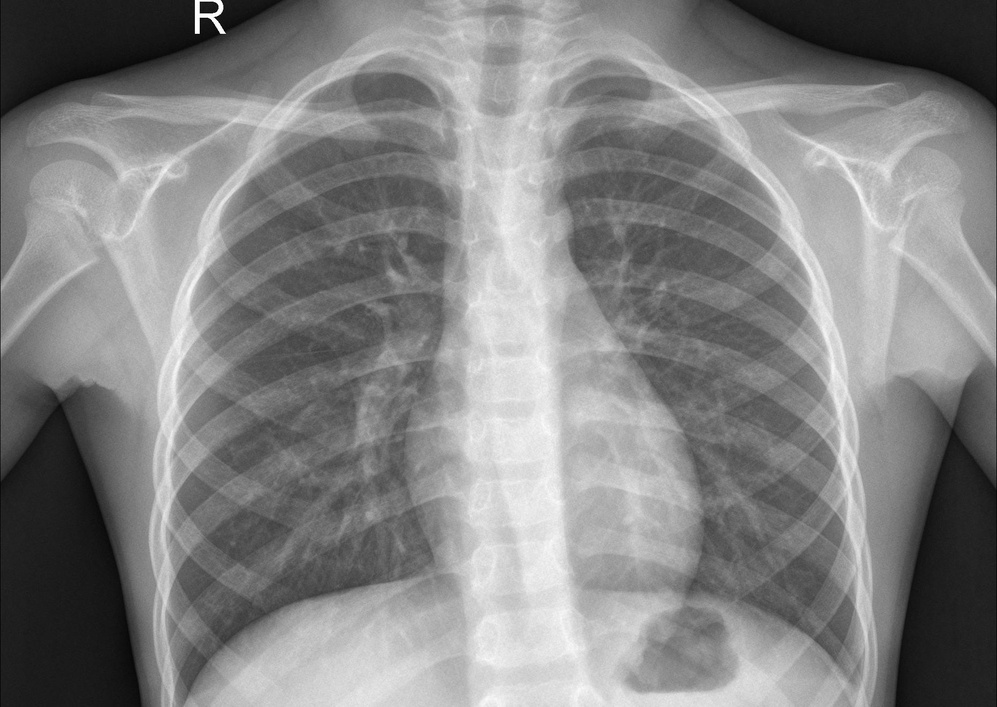
#> input picture chest_xray/test/NORMAL/IM-0001-0001.jpeg, 997 x 707 px, shrunk from 1857 x 1317 before the run, found by its file name; its folder holds only this picture in this run
$ python statystyki.py
#> lines starting #> are read from the running program, lines starting #| are printed output that depends on the picture
"""
Analiza zbioru danych – Chest X-Ray Pneumonia
================================================
Generuje 3 wizualizacje:
  1. Przykładowe zdjęcia RTG (Normal vs Pneumonia)
  2. Wykres słupkowy rozkładu klas
  3. Tabela z podziałem liczbowym i procentowym

Uruchom przed treningiem modeli.
"""

import os
import numpy as np
import matplotlib.pyplot as plt
import matplotlib.patches as mpatches
import matplotlib.gridspec as gridspec
from matplotlib.table import Table
import warnings
warnings.filterwarnings("ignore")

from PIL import Image

# ─────────────────────────────────────────────
# KONFIGURACJA
# ─────────────────────────────────────────────
DATA_DIR    = r"C:\Users\troch\PycharmProjects\Pneumonia\chest_xray"
RESULTS_DIR = "./wyniki"
os.makedirs(RESULTS_DIR, exist_ok=True)

SPLITS = ["train", "val", "test"]
KLASY  = ["NORMAL", "PNEUMONIA"]
KOLORY = {"NORMAL": "#4CAF50", "PNEUMONIA": "#F44336"}


# ─────────────────────────────────────────────
# LICZENIE OBRAZÓW
# ─────────────────────────────────────────────
def policz_obrazy(data_dir):
    stats = {}
    for split in SPLITS:
        stats[split] = {}
        for klasa in KLASY:
            path = os.path.join(data_dir, split, klasa)
            if os.path.exists(path):
                n = len([f for f in os.listdir(path)
                         if f.lower().endswith((".jpg", ".jpeg", ".png"))])
            else:
                n = 0
            stats[split][klasa] = n
    return stats


def znajdz_przyklad(data_dir, split, klasa):
    """Zwraca ścieżkę do pierwszego obrazu danej klasy."""
    path = os.path.join(data_dir, split, klasa)
    for f in os.listdir(path):
        if f.lower().endswith((".jpg", ".jpeg", ".png")):
            return os.path.join(path, f)
    return None


# ─────────────────────────────────────────────
# 1. PRZYKŁADOWE ZDJĘCIA RTG
# ─────────────────────────────────────────────
def plot_przyklady(data_dir, save_dir):
    fig, axes = plt.subplots(1, 2, figsize=(12, 6))
    fig.patch.set_facecolor("#0D1117")

    # opisy = {
    #     "NORMAL":    "Płuca zdrowe. Pola płucne są czyste,\nprzejrzyste, bez zagęszczeń ani nacieków.",
    #     "PNEUMONIA": "Zapalenie płuc. Widoczne zagęszczenia\ni nacieki w polach płucnych."
    # }
    ramki = {"NORMAL": "#4CAF50", "PNEUMONIA": "#F44336"}

    for ax, klasa in zip(axes, KLASY):
        sciezka = znajdz_przyklad(data_dir, "train", klasa)
        img     = Image.open(sciezka).convert("L")
        img_arr = np.array(img)

        ax.imshow(img_arr, cmap="gray", aspect="auto")
        ax.set_facecolor("#0D1117")

        # Kolorowa ramka
        for spine in ax.spines.values():
            spine.set_edgecolor(ramki[klasa])
            spine.set_linewidth(3)

        ax.set_xticks([])
        ax.set_yticks([])

        # Etykieta klasy
        ax.set_title(klasa, fontsize=18, fontweight="bold",
                     color=ramki[klasa], pad=12, fontfamily="monospace")

        # Opis poniżej
        # ax.set_xlabel(opisy[klasa], fontsize=10, color="#CCCCCC",
        #               labelpad=10, linespacing=1.6)

    # fig.suptitle("Przykładowe radiogramy klatki piersiowej",
    #              fontsize=16, fontweight="bold", color="white", y=1.01)

    plt.tight_layout()
    path = os.path.join(save_dir, "01_przyklady_rtg.png")
    plt.savefig(path, dpi=150, bbox_inches="tight",
                facecolor=fig.get_facecolor())
    plt.close()
    print(f"✓ Zapisano: {path}")


# ─────────────────────────────────────────────
# 2. WYKRES SŁUPKOWY ROZKŁADU KLAS
# ─────────────────────────────────────────────
def plot_rozklad(stats, save_dir):
    fig, ax = plt.subplots(figsize=(10, 6))
    fig.patch.set_facecolor("#F8F9FA")
    ax.set_facecolor("#F8F9FA")

    etykiety_split = {
        "train": "Zbiór treningowy",
        "val":   "Zbiór walidacyjny",
        "test":  "Zbiór testowy"
    }

    x       = np.arange(len(SPLITS))
    width   = 0.35
    offsets = [-width/2, width/2]

    for i, klasa in enumerate(KLASY):
        wartosci = [stats[s][klasa] for s in SPLITS]
        bars = ax.bar(x + offsets[i], wartosci, width,
                      label=klasa, color=KOLORY[klasa], alpha=0.88,
                      edgecolor="white", linewidth=1.2)

        for bar, val in zip(bars, wartosci):
            ax.text(
                bar.get_x() + bar.get_width() / 2,
                bar.get_height() + 30,
                f"{val:,}",
                ha="center", va="bottom",
                fontsize=10, fontweight="bold",
                color=KOLORY[klasa]
            )

    ax.set_xticks(x)
    ax.set_xticklabels([etykiety_split[s] for s in SPLITS], fontsize=12)
    ax.set_ylabel("Liczba obrazów", fontsize=12)
    # ax.set_title("Rozkład klas w zbiorach danych",
    #              fontsize=14, fontweight="bold", pad=15)
    ax.legend(fontsize=11, framealpha=0.9)
    ax.grid(axis="y", alpha=0.3, linestyle="--")
    ax.spines["top"].set_visible(False)
    ax.spines["right"].set_visible(False)

    # Adnotacja o nierównowadze
    total_train = sum(stats["train"].values())
    pneu_pct    = stats["train"]["PNEUMONIA"] / total_train * 100
    # [9 lines of commented-out code are left out]

    plt.tight_layout()
    path = os.path.join(save_dir, "02_rozklad_klas.png")
    plt.savefig(path, dpi=150, bbox_inches="tight",
                facecolor=fig.get_facecolor())
    plt.close()
    print(f"✓ Zapisano: {path}")


# ─────────────────────────────────────────────
# 3. TABELA Z PODZIAŁEM LICZBOWYM
# ─────────────────────────────────────────────
def plot_tabela(stats, save_dir):
    etykiety_split = {
        "train": "Treningowy",
        "val":   "Walidacyjny",
        "test":  "Testowy"
    }

    # Przygotowanie danych
    wiersze = []
    for split in SPLITS:
        n_norm  = stats[split]["NORMAL"]
        n_pneu  = stats[split]["PNEUMONIA"]
        n_total = n_norm + n_pneu
        if n_total > 0:
            pct_norm = n_norm  / n_total * 100
            pct_pneu = n_pneu / n_total * 100
        else:
            pct_norm = pct_pneu = 0
        wiersze.append([
            etykiety_split[split],
            f"{n_norm:,}",
            f"{pct_norm:.1f}%",
            f"{n_pneu:,}",
            f"{pct_pneu:.1f}%",
            f"{n_total:,}",
        ])

    # Suma
    total_norm = sum(stats[s]["NORMAL"]    for s in SPLITS)
    total_pneu = sum(stats[s]["PNEUMONIA"] for s in SPLITS)
    total_all  = total_norm + total_pneu
    wiersze.append([
        "ŁĄCZNIE",
        f"{total_norm:,}",
        f"{total_norm/total_all*100:.1f}%",
        f"{total_pneu:,}",
        f"{total_pneu/total_all*100:.1f}%",
        f"{total_all:,}",
    ])

    naglowki = [
        "Podzbiór",
        "NORMAL\n(liczba)",
        "NORMAL\n(%)",
        "PNEUMONIA\n(liczba)",
        "PNEUMONIA\n(%)",
        "Łącznie",
    ]

    fig, ax = plt.subplots(figsize=(11, 3.5))
    fig.patch.set_facecolor("#F8F9FA")
    ax.set_facecolor("#F8F9FA")
    ax.axis("off")

    tabela = ax.table(
        cellText=wiersze,
        colLabels=naglowki,
        cellLoc="center",
        loc="center",
    )
    tabela.auto_set_font_size(False)
    tabela.set_fontsize(11)
    tabela.scale(1, 2.2)

    # Stylizacja nagłówka
    for j in range(len(naglowki)):
        cell = tabela[0, j]
        cell.set_facecolor("#2C3E50")
        cell.set_text_props(color="white", fontweight="bold")

    # Kolory kolumn NORMAL / PNEUMONIA
    kol_norm  = [1, 2]
    kol_pneu  = [3, 4]
    for i in range(1, len(wiersze) + 1):
        for j in kol_norm:
            tabela[i, j].set_facecolor("#E8F5E9")
        for j in kol_pneu:
            tabela[i, j].set_facecolor("#FFEBEE")

    # Wiersz ŁĄCZNIE
    for j in range(len(naglowki)):
        cell = tabela[len(wiersze), j]
        cell.set_facecolor("#ECF0F1")
        cell.set_text_props(fontweight="bold")

    # Obramowania
    for (i, j), cell in tabela.get_celld().items():
        cell.set_edgecolor("#CCCCCC")
        cell.set_linewidth(0.8)

    # ax.set_title("Podział liczbowy zbioru danych",
    #              fontsize=13, fontweight="bold", pad=20, color="#2C3E50")

    # Legenda kolorów
    patch_n = mpatches.Patch(color="#E8F5E9", label="NORMAL")
    patch_p = mpatches.Patch(color="#FFEBEE", label="PNEUMONIA")
    ax.legend(handles=[patch_n, patch_p], loc="lower right",
              fontsize=9, framealpha=0.8)

    plt.tight_layout()
    path = os.path.join(save_dir, "03_tabela_podzialu.png")
    plt.savefig(path, dpi=150, bbox_inches="tight",
                facecolor=fig.get_facecolor())
    plt.close()
    print(f"✓ Zapisano: {path}")


# ─────────────────────────────────────────────
# MAIN
# ─────────────────────────────────────────────
def main():
    print("=" * 55)
    print("  Analiza zbioru danych – Chest X-Ray Pneumonia")
    print("=" * 55)

    print("\n[1/4] Liczenie obrazów w zbiorach...")
    stats = policz_obrazy(DATA_DIR)
    for split in SPLITS:
        n = stats[split]["NORMAL"]
        p = stats[split]["PNEUMONIA"]
        print(f"  {split:6s}: NORMAL={n:4d}  PNEUMONIA={p:4d}  ŁĄCZNIE={n+p:4d}")

    print("\n[2/4] Generowanie przykładów RTG...")
    plot_przyklady(DATA_DIR, RESULTS_DIR)
#> in plot_przyklady, img is the input picture: PIL image 997x707 L; min 0, max 255, mean 131
#> in plot_przyklady, `plt.savefig(path, dpi=150, bbox_inches="tight", facecolor=fig.get_face..`:
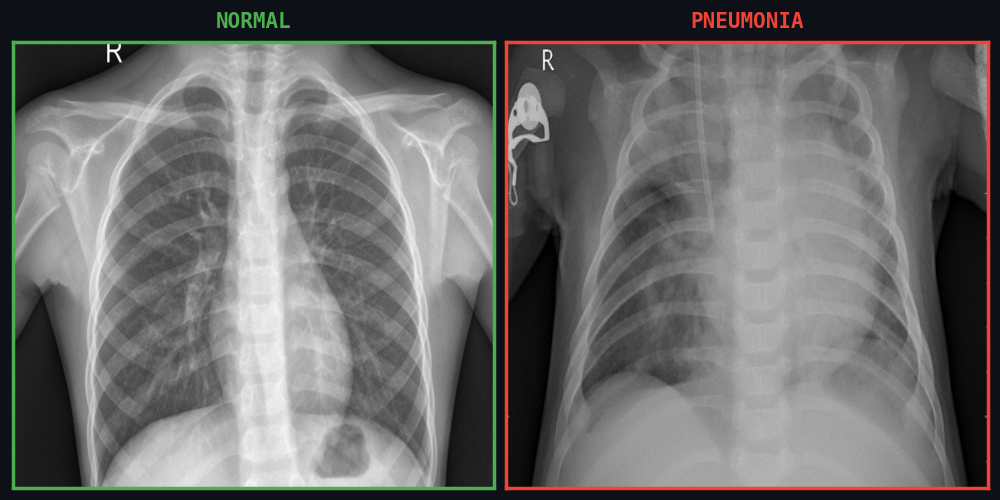
#> figure drawn by matplotlib, 2 panels

    print("\n[3/4] Generowanie wykresu rozkładu klas...")
    plot_rozklad(stats, RESULTS_DIR)
#> in plot_rozklad, `plt.savefig(path, dpi=150, bbox_inches="tight", facecolor=fig.get_face..`:
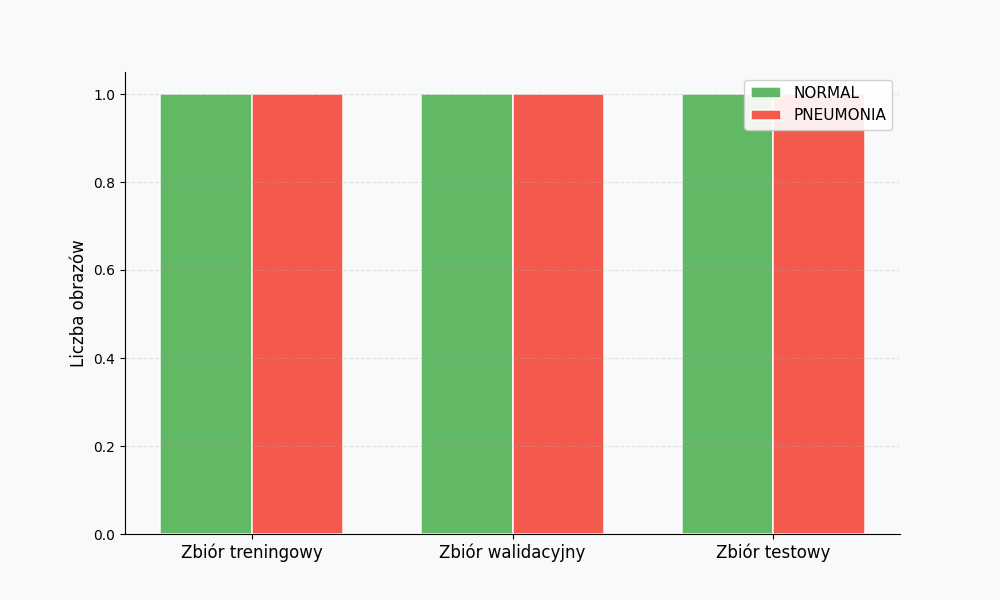
#> figure drawn by matplotlib, 1 panel

    print("\n[4/4] Generowanie tabeli podziału...")
    plot_tabela(stats, RESULTS_DIR)

    print(f"\n✓ Wszystkie pliki zapisane w: {os.path.abspath(RESULTS_DIR)}/")
    print("  01_przyklady_rtg.png")
    print("  02_rozklad_klas.png")
    print("  03_tabela_podzialu.png")


if __name__ == "__main__":
    main()
